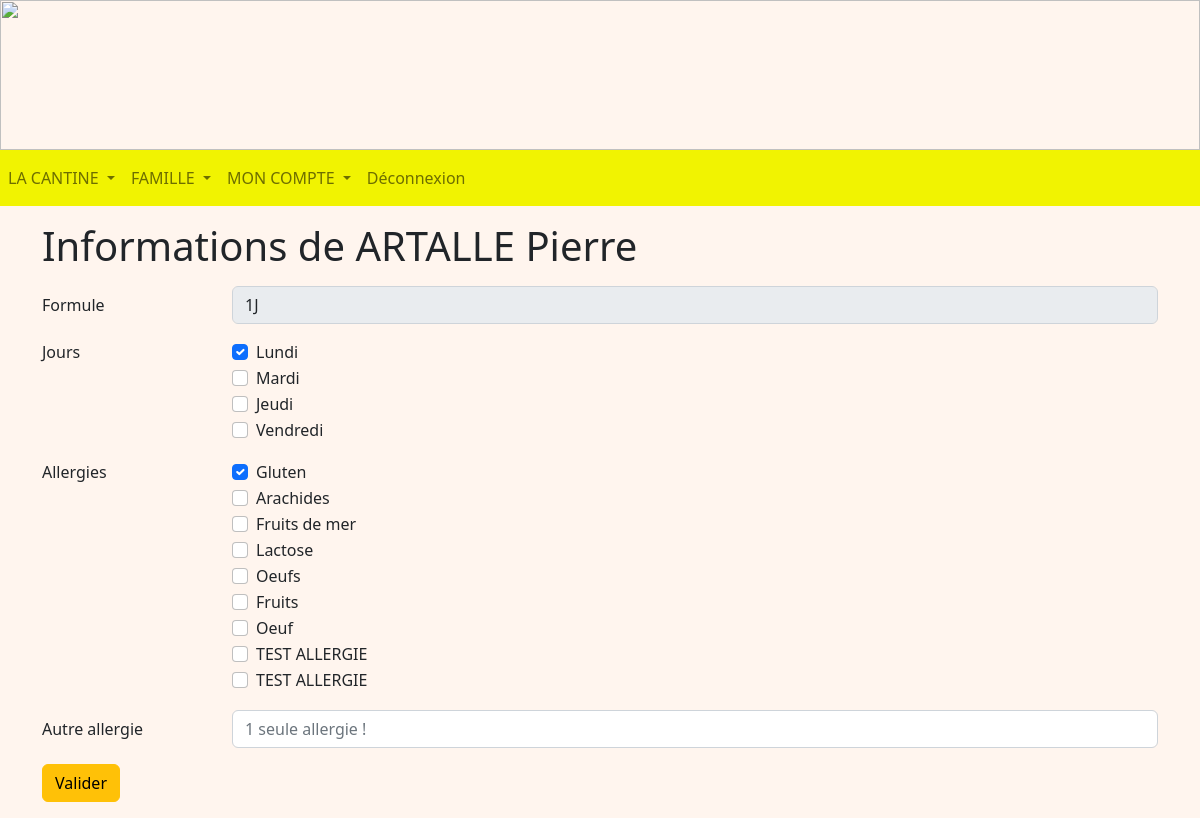
Screenshot of /enfant/1 (signed in) with the database file from the repository.
### tables this page shows
CREATE TABLE Enfant (
  code_enfant integer primary key autoincrement,
  nom_enfant TEXT NOT NULL,
  prenom_enfant TEXT NOT NULL,
  code_tarif integer NOT NULL,
  code_classe integer NOT NULL,
  code_representant integer NOT NULL,
  code_formule integer NOT NULL,
  FOREIGN KEY (code_tarif) REFERENCES Tarif(code_tarif),
  FOREIGN KEY (code_classe) REFERENCES Classe(code_classe),
  FOREIGN KEY (code_representant) REFERENCES Representant(code_representant)
  FOREIGN KEY (code_formule) REFERENCES Formule(code_formule)
);

CREATE TABLE Jour (
  code_jour integer PRIMARY KEY,
  jour TEXT NOT NULL
);

CREATE TABLE EstAllergiqueA (
  code_allergie integer,
  code_enfant integer,
  PRIMARY KEY (code_allergie, code_enfant),
  FOREIGN KEY (code_allergie) REFERENCES Allergie(code_allergie),
  FOREIGN KEY (code_enfant) REFERENCES Enfant(code_enfant)
);

CREATE TABLE Allergie (
  code_allergie integer PRIMARY KEY AUTOINCREMENT,
  nom_allergie TEXT NOT NULL
);

### representant.py (the view, shortened to what this page needs)
@app.route('/enfant/<int:code_enfant>', methods = ["POST", "GET"])
@login_required
def enfant(code_enfant):
    db = get_db()
    cur = db.cursor()
    user = cur.execute("SELECT type_compte FROM Compte WHERE identifiant = ?", (flask_login.current_user.name, )).fetchone()
    if user[0] == 'Representant':
        representant = cur.execute("SELECT code_representant FROM Representant WHERE identifiant = ?", (flask_login.current_user.name, )).fetchone()
        enfant = cur.execute("SELECT nom_enfant, prenom_enfant, code_formule FROM Enfant WHERE code_representant = ? and code_enfant = ?", (representant[0], code_enfant, )).fetchone()
        enfants = cur.execute("SELECT code_enfant, prenom_enfant FROM Enfant WHERE code_representant = ?", (representant[0], )).fetchall()
        formules = cur.execute("SELECT * FROM Formule").fetchall()
        joursManges = cur.execute("SELECT J.code_jour FROM Mange AS M INNER JOIN Jour AS J ON M.code_jour = J.code_jour WHERE M.code_enfant = ?", (code_enfant, )).fetchall()
        jours = cur.execute("SELECT * FROM Jour").fetchall()
        allergies = cur.execute("SELECT * FROM Allergie").fetchall()
        allergiques = cur.execute("SELECT code_allergie FROM EstAllergiqueA WHERE code_enfant = ?", (code_enfant, )).fetchall()
        now = datetime.datetime.today()
        return render_template('R_enfant.html', enfants = enfants, enfant = enfant, now = now.strftime('%Y-%m-%d'), formules = formules, jours = jours, joursManges = joursManges, allergies = allergies, allergiques = allergiques)
    if user[0] == 'Admin':
        return redirect(url_for('accueilAdmin'))
    return redirect(url_for('accueilEnseignant'))

### main.py (called while the page is built)
@login_manager.user_loader
def load_user(user_id):
    db = get_db()
    cur = db.cursor()
    user = cur.execute('SELECT identifiant, mot_de_passe FROM Compte WHERE identifiant=?', (user_id, )).fetchone()
    return User(user[0], user[1])

def get_db():
    if 'db' not in g:
        g.db = sqlite3.connect(DATABASE)
    return g.db

@app.teardown_appcontext
def close_connection(exception):
    db = g.pop('db', None)
    if db is not None:
        db.close()

### templates/R_enfant.html (shortened to what this page needs)
<!DOCTYPE html>
<html>
<head>
    {% extends "R_layout.html" %}
    {% block content %}
    <div class="container mt-3 mb-3">
        <h1>Informations de {{ enfant[0] }} {{ enfant[1] }}</h1>
        <form method="POST">
            <div class="row mt-3 mb-3">
                <label for="formule" class="col-sm-2 col-form-label">Formule</label>
                <div class="col-sm-10">
                    <select name="formule" class="form-control" id="formule" disabled>
                        {% for formule in formules %}
                        {% if enfant[3] == formule[0] %}
                        <option value="{{ formule[0] }}" selected>{{ formule[1] }}</option>
                        {% else %}
                        <option value="{{ formule[0] }}">{{ formule[1] }}</option>
                        {% endif %}
                        {% endfor %}
                    </select>
                </div>
            </div>
            <div class="form-group row mt-3 mb-3">
                <div class="col-sm-2">
                    <p>Jours</p>
                </div>
                <div class="col-sm-10">
                    {% for jour in jours %}
                    <div class="form-check">
                        {% set br = namespace (break = 1) %}
                        {% for jourMange in joursManges %}
                        {% if jour[0] == jourMange[0] %}
                        <input class="form-check-input" type="checkbox" value="{{ jour[0] }}" name="{{ jour[1] }}"
                            id="{{ jour[1] }}" checked>
                        {% set br.break = 0 %}
                        {% endif %}
                        {% endfor %}
                        {% if br.break == 1 %}
                        <input class="form-check-input" type="checkbox" value="{{ jour[0] }}" name="{{ jour[1] }}"
                            id="{{ jour[1] }}">
                        {% endif %}
                        <label class="form-check-label" for="{{ jour[1] }}">
                            {{ jour[1] }}
                        </label>
                    </div>
                    {% endfor %}
                </div>
            </div>
            <div class="form-group row mt-3 mb-3">
                <div class="col-sm-2">
                    <p>Allergies</p>
                </div>
                <div class="col-sm-10">
                    {% for allergie in allergies %}
                    <div class="form-check">
                        {% set br = namespace (break = 1) %}
                        {% for allergique in allergiques %}
                        {% if allergie[0] == allergique[0] %}
                        <input class="form-check-input" type="checkbox" value="{{ allergie[0] }}"
                            name="{{ allergie[1] }}" id="{{ allergie[1] }}" checked>
                        {% set br.break = 0 %}
                        {% endif %}
                        {% endfor %}
                        {% if br.break == 1 %}
                        <input class="form-check-input" type="checkbox" value="{{ allergie[0] }}"
                            name="{{ allergie[1] }}" id="{{ allergie[1] }}">
                        {% endif %}
                        <label class="form-check-label" for="{{ allergie[1] }}">
                            {{ allergie[1] }}
                        </label>
                    </div>
                    {% endfor %}
                </div>
            </div>
            <div class="row mt-3 mb-3">
                <label class="col-sm-2  col-form-label" for="autre">
                    Autre allergie
                </label>
                <div class="col-sm-10">
                    <input class="form-control" type="text" placeholder="1 seule allergie !" name="autre" id="autre">
                </div>
            </div>
            <button type="submit" class="btn btn-warning mb-3">Valider</button>
        </form>
    </div>
    {% endblock %}

### static/css/main.css (style rules this page uses)
body { background-repeat: no-repeat; background-color:rgb(265,245,238); height: 110px; margin: 0px; }

### rows the page displays
Enfant: nom_enfant "ARTALLE", prenom_enfant "Pierre"
Jour: jour "Lundi"
Jour: jour "Mardi"
Jour: jour "Jeudi"
Jour: jour "Vendredi"
Allergie: nom_allergie "Gluten"
Allergie: nom_allergie "Arachides"
Allergie: nom_allergie "Fruits de mer"
Allergie: nom_allergie "Lactose"
Allergie: nom_allergie "Oeufs"
Allergie: nom_allergie "Fruits"
Allergie: nom_allergie "Oeuf"
Allergie: nom_allergie "TEST ALLERGIE"
Allergie: nom_allergie "TEST ALLERGIE"

### other values shown
form field formule "1J"
